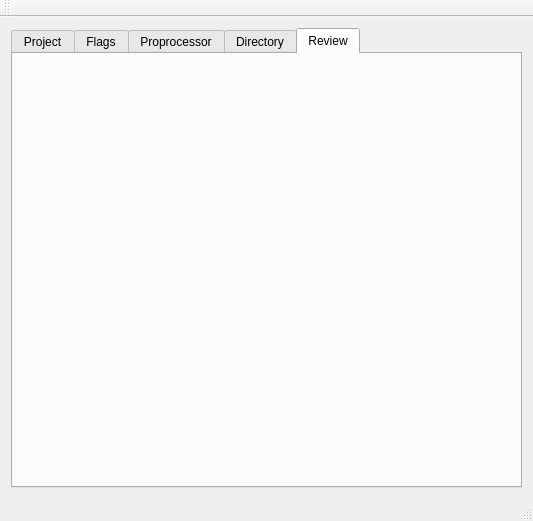
<?xml version="1.0" encoding="UTF-8"?>
<ui version="4.0">
 <class>MainWindow</class>
 <widget class="QMainWindow" name="MainWindow">
  <property name="geometry">
   <rect>
    <x>0</x>
    <y>0</y>
    <width>533</width>
    <height>521</height>
   </rect>
  </property>
  <property name="windowTitle">
   <string>MainWindow</string>
  </property>
  <widget class="QWidget" name="centralWidget">
   <layout class="QHBoxLayout" name="horizontalLayout">
    <item>
     <widget class="QTabWidget" name="tabWidget">
      <property name="currentIndex">
       <number>4</number>
      </property>
      <widget class="QWidget" name="tab">
       <attribute name="title">
        <string>Project</string>
       </attribute>
      </widget>
      <widget class="QWidget" name="tab_2">
       <attribute name="title">
        <string>Flags</string>
       </attribute>
      </widget>
      <widget class="QWidget" name="tab_3">
       <attribute name="title">
        <string>Proprocessor</string>
       </attribute>
      </widget>
      <widget class="QWidget" name="tab_4">
       <attribute name="title">
        <string>Directory</string>
       </attribute>
      </widget>
      <widget class="QWidget" name="tab_5">
       <attribute name="title">
        <string>Review</string>
       </attribute>
      </widget>
     </widget>
    </item>
   </layout>
  </widget>
  <widget class="QMenuBar" name="menuBar">
   <property name="geometry">
    <rect>
     <x>0</x>
     <y>0</y>
     <width>533</width>
     <height>22</height>
    </rect>
   </property>
  </widget>
  <widget class="QToolBar" name="mainToolBar">
   <attribute name="toolBarArea">
    <enum>TopToolBarArea</enum>
   </attribute>
   <attribute name="toolBarBreak">
    <bool>false</bool>
   </attribute>
  </widget>
  <widget class="QStatusBar" name="statusBar"/>
 </widget>
 <layoutdefault spacing="6" margin="11"/>
 <resources/>
 <connections/>
</ui>
